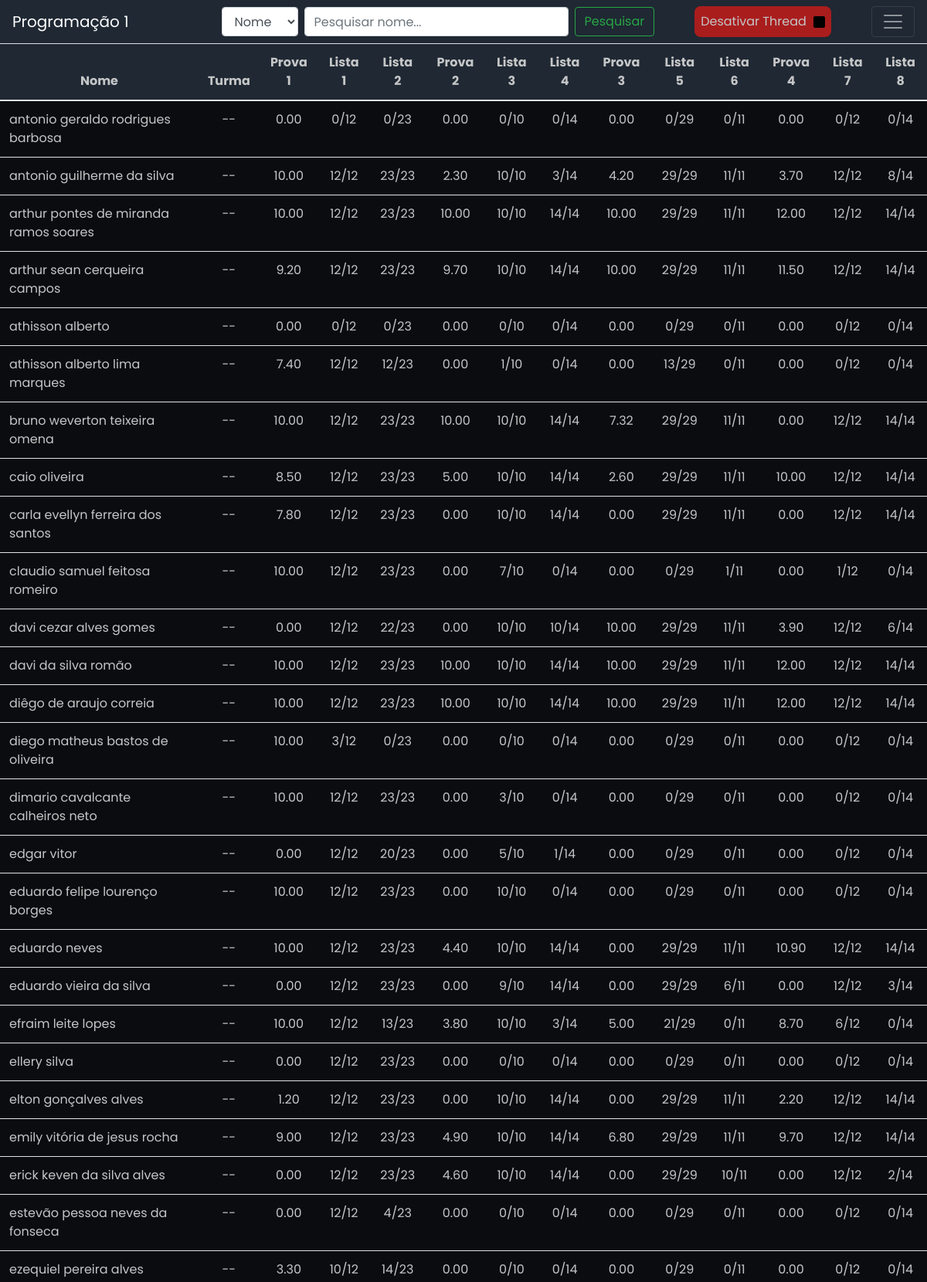
The app's page /classroom/22.2/individual (signed in, upper part) with its own data.
### app/models.py (models this page shows, shortened)
class Student(models.Model):
    name = models.CharField(max_length=100)
    classroom = models.ForeignKey(Classroom, on_delete=models.CASCADE)
    course = models.CharField(max_length=2, default='--')
    id_huxley = models.IntegerField(default=0)
    list1 = models.DecimalField(default=0.0, max_digits=4, decimal_places=0)
    list2 = models.DecimalField(default=0.0, max_digits=4, decimal_places=0)
    list3 = models.DecimalField(default=0.0, max_digits=4, decimal_places=0)
    list4 = models.DecimalField(default=0.0, max_digits=4, decimal_places=0)
    list5 = models.DecimalField(default=0.0, max_digits=4, decimal_places=0)
    list6 = models.DecimalField(default=0.0, max_digits=4, decimal_places=0)
    list7 = models.DecimalField(default=0.0, max_digits=4, decimal_places=0)
    list8 = models.DecimalField(default=0.0, max_digits=4, decimal_places=0)
    test1 = models.DecimalField(default=0.0, max_digits=4, decimal_places=2)
    test2 = models.DecimalField(default=0.0, max_digits=4, decimal_places=2)
    test3 = models.DecimalField(default=0.0, max_digits=4, decimal_places=2)
    test4 = models.DecimalField(default=0.0, max_digits=4, decimal_places=2)
    reav = models.DecimalField(default=0.0, max_digits=4, decimal_places=2)
    final = models.DecimalField(default=0.0, max_digits=4, decimal_places=2)
    mean = models.DecimalField(default=0.0, max_digits=4, decimal_places=2)
    situation = models.CharField(max_length=20, default='EM ANÁLISE')

### app/views.py (the view)
# urls.py: path('classroom/<str:name>/individual', classroom_view_individual, name='classroom-individual'),
def classroom_view_individual(request, name):
    context = {}
    classroom = Classroom.objects.get(name=name)
    context['headers'] = [   'Nome', 'Turma','Prova 1', 'Lista 1',
                            'Lista 2', 'Prova 2', 'Lista 3',
                            'Lista 4', 'Prova 3', 'Lista 5',
                            'Lista 6', 'Prova 4', 'Lista 7', 'Lista 8']
    context['students'] = classroom.student_set.all()
    context['nameClassroom'] = name
    context['thread'] = StateThread.objects.get().state
    return render(request, 'classroom-individual.html', context)

### app/templates/app/classroom-individual.html (shortened to what this page needs)
{% extends 'base.html' %}
{% load static %}
{% block content %}
<link rel="stylesheet" href="{% static 'css/classroom.css' %}">
<nav class="navbar navbar-color navbar-dark">
    <a href="{% url 'index' %}" class="navbar-brand" style="color: white;">Programação 1</a>
    <form action="" method="POST" class="form-inline my-2 my-lg-0">
        <select id="select" class="form-control mr-sm-2" name="select">
            <option id="nome" class="selected" value="nome">Nome</option>
        </select>
        <input class="form-control mr-sm-2" type="search" placeholder="Pesquisar nome..." name="search"
            aria-label="Search">
        <button class="btn btn-outline-success my-2 my-sm-0" type="submit">Pesquisar</button>
    </form>
    {% if user.is_superuser %}
    {% if thread == 'deactive' %}
    <a href="{% url 'thread' name=nameClassroom %}">
        <button class="ativar-thread-button">
            <p>Ativar Thread</p>
            <img src="{% static 'util/img/play.png' %}" class="icon-state-thread"
                alt="ativar a thread de atualizar notas">
        </button>
    </a>
    {% else %}
    <a href="{% url 'thread' name=nameClassroom%}">
        <button class="desativar-thread-button">
            <p>Desativar Thread</p>
            <img src="{% static 'util/img/stop.png' %}" class="icon-state-thread"
                alt="desativar a thread de atualizar notas">
        </button>
    </a>
    {% endif %}
    {% endif %}
    <button class="navbar-toggler" type="button" data-toggle="collapse" data-target="#navbarText"
        aria-controls="navbarText" aria-expanded="false" aria-label="Toggle navigation">
        <span class="navbar-toggler-icon"></span>
    </button>
</nav>
<div class="background-table">
    <table class="table ">
        <thead class="header-color">
            <tr>
                {% for header in headers %}
                <th class="center" scope="col">{{header}}</th>
                {% endfor%}
            </tr>
        </thead>
        <tbody>
            {%for student in students%}
            <tr>
                <td class="">{{student.name}}</td>
                <td class="center">{{student.course}}</td>
                <td class="center">{{student.test1}}</td>
                <td class="center">{{student.list1}}/12</td>
                <td class="center">{{student.list2}}/23</td>
                <td class="center">{{student.test2}}</td>
                <td class="center">{{student.list3}}/10</td>
                <td class="center">{{student.list4}}/14</td>
                <td class="center">{{student.test3}}</td>
                <td class="center">{{student.list5}}/29</td>
                <td class="center">{{student.list6}}/11</td>
                <td class="center">{{student.test4}}</td>
                <td class="center">{{student.list7}}/12</td>
                <td class="center">{{student.list8}}/14</td>
            </tr>
            {% endfor %}
        </tbody>
    </table>
</div>
{% endblock %}

### app/templates/app/base.html (shortened to what this page needs)
{% load static %}
<!DOCTYPE html>
<html lang="pt-br">
<head>
    <link rel="stylesheet" href="https://cdn.jsdelivr.net/npm/bootstrap@4.3.1/dist/css/bootstrap.min.css"
>
</head>
<body>
    {% block content %}
    {% endblock %}
</body>
</html>

### static/css/classroom.css (style rules this page uses)
:root { --bg-primary: #0b0c10; --text-color: #c5c6c7; --bg-secondary: #1f2833; --accent-primary: #66fcf1; --accent-secondary: #45a29e; --bg-deactive: #3ab33c; --bg-active: #a91d1d; }
* { font-family: 'Poppins', sans-serif; box-sizing: border-box; color: var(--text-color); }
.background-table { background-color: var(--bg-primary); }
.navbar-color { background-color: var(--bg-secondary); }
a, a[href], button { text-decoration: none; cursor: pointer; }
p { display: inline; }
.desativar-thread-button { flex-direction: row; justify-content: center; align-items: center; align-content: center; background-color: var(--bg-active); border: none; border-radius: 8px; padding: 8px; }
.icon-state-thread { width: 20px; padding-left: 5px; }
.center { text-align: center; }
.header-color { background-color: var(--bg-secondary); }
thead>tr>th { position: sticky; top: 0; background-color: var(--bg-secondary); }

### records on screen
Student: name "antonio geraldo rodrigues barbosa", course "--", test1 "0.00", list1 "0", list2 "0", test2 "0.00", list3 "0", list4 "0", test3 "0.00", list5 "0", list6 "0", test4 "0.00", list7 "0", list8 "0"
Student: name "antonio guilherme da silva", course "--", test1 "10.00", list1 "12", list2 "23", test2 "2.30", list3 "10", list4 "3", test3 "4.20", list5 "29", list6 "11", test4 "3.70", list7 "12", list8 "8"
Student: name "arthur pontes de miranda ramos soares", course "--", test1 "10.00", list1 "12", list2 "23", test2 "10.00", list3 "10", list4 "14", test3 "10.00", list5 "29", list6 "11", test4 "12.00", list7 "12", list8 "14"
Student: name "arthur sean cerqueira campos", course "--", test1 "9.20", list1 "12", list2 "23", test2 "9.70", list3 "10", list4 "14", test3 "10.00", list5 "29", list6 "11", test4 "11.50", list7 "12", list8 "14"
Student: name "athisson alberto", course "--", test1 "0.00", list1 "0", list2 "0", test2 "0.00", list3 "0", list4 "0", test3 "0.00", list5 "0", list6 "0", test4 "0.00", list7 "0", list8 "0"
Student: name "athisson alberto lima marques", course "--", test1 "7.40", list1 "12", list2 "12", test2 "0.00", list3 "1", list4 "0", test3 "0.00", list5 "13", list6 "0", test4 "0.00", list7 "0", list8 "0"
Student: name "bruno weverton teixeira omena", course "--", test1 "10.00", list1 "12", list2 "23", test2 "10.00", list3 "10", list4 "14", test3 "7.32", list5 "29", list6 "11", test4 "0.00", list7 "12", list8 "14"
Student: name "caio oliveira", course "--", test1 "8.50", list1 "12", list2 "23", test2 "5.00", list3 "10", list4 "14", test3 "2.60", list5 "29", list6 "11", test4 "10.00", list7 "12", list8 "14"
Student: name "carla evellyn ferreira dos santos", course "--", test1 "7.80", list1 "12", list2 "23", test2 "0.00", list3 "10", list4 "14", test3 "0.00", list5 "29", list6 "11", test4 "0.00", list7 "12", list8 "14"
Student: name "claudio samuel feitosa romeiro", course "--", test1 "10.00", list1 "12", list2 "23", test2 "0.00", list3 "7", list4 "0", test3 "0.00", list5 "0", list6 "1", test4 "0.00", list7 "1", list8 "0"
Student: name "davi cezar alves gomes", course "--", test1 "0.00", list1 "12", list2 "22", test2 "0.00", list3 "10", list4 "10", test3 "10.00", list5 "29", list6 "11", test4 "3.90", list7 "12", list8 "6"
Student: name "davi da silva romão", course "--", test1 "10.00", list1 "12", list2 "23", test2 "10.00", list3 "10", list4 "14", test3 "10.00", list5 "29", list6 "11", test4 "12.00", list7 "12", list8 "14"
Student: name "diêgo de araujo correia", course "--", test1 "10.00", list1 "12", list2 "23", test2 "10.00", list3 "10", list4 "14", test3 "10.00", list5 "29", list6 "11", test4 "12.00", list7 "12", list8 "14"
Student: name "diego matheus bastos de oliveira", course "--", test1 "10.00", list1 "3", list2 "0", test2 "0.00", list3 "0", list4 "0", test3 "0.00", list5 "0", list6 "0", test4 "0.00", list7 "0", list8 "0"
Student: name "dimario cavalcante calheiros neto", course "--", test1 "10.00", list1 "12", list2 "23", test2 "0.00", list3 "3", list4 "0", test3 "0.00", list5 "0", list6 "0", test4 "0.00", list7 "0", list8 "0"
Student: name "edgar vitor", course "--", test1 "0.00", list1 "12", list2 "20", test2 "0.00", list3 "5", list4 "1", test3 "0.00", list5 "0", list6 "0", test4 "0.00", list7 "0", list8 "0"
Student: name "eduardo felipe lourenço borges", course "--", test1 "10.00", list1 "12", list2 "23", test2 "0.00", list3 "10", list4 "0", test3 "0.00", list5 "0", list6 "0", test4 "0.00", list7 "0", list8 "0"
Student: name "eduardo neves", course "--", test1 "10.00", list1 "12", list2 "23", test2 "4.40", list3 "10", list4 "14", test3 "0.00", list5 "29", list6 "11", test4 "10.90", list7 "12", list8 "14"
Student: name "eduardo vieira da silva", course "--", test1 "0.00", list1 "12", list2 "23", test2 "0.00", list3 "9", list4 "14", test3 "0.00", list5 "29", list6 "6", test4 "0.00", list7 "12", list8 "3"
Student: name "efraim leite lopes", course "--", test1 "10.00", list1 "12", list2 "13", test2 "3.80", list3 "10", list4 "3", test3 "5.00", list5 "21", list6 "0", test4 "8.70", list7 "6", list8 "0"
Student: name "ellery silva", course "--", test1 "0.00", list1 "12", list2 "23", test2 "0.00", list3 "0", list4 "0", test3 "0.00", list5 "0", list6 "0", test4 "0.00", list7 "0", list8 "0"
Student: name "elton gonçalves alves", course "--", test1 "1.20", list1 "12", list2 "23", test2 "0.00", list3 "10", list4 "14", test3 "0.00", list5 "29", list6 "11", test4 "2.20", list7 "12", list8 "14"
Student: name "emily vitória de jesus rocha", course "--", test1 "9.00", list1 "12", list2 "23", test2 "4.90", list3 "10", list4 "14", test3 "6.80", list5 "29", list6 "11", test4 "9.70", list7 "12", list8 "14"
Student: name "erick keven da silva alves", course "--", test1 "0.00", list1 "12", list2 "23", test2 "4.60", list3 "10", list4 "14", test3 "0.00", list5 "29", list6 "10", test4 "0.00", list7 "12", list8 "2"
Student: name "estevão pessoa neves da fonseca", course "--", test1 "0.00", list1 "12", list2 "4", test2 "0.00", list3 "0", list4 "0", test3 "0.00", list5 "0", list6 "0", test4 "0.00", list7 "0", list8 "0"
Student: name "ezequiel pereira alves", course "--", test1 "3.30", list1 "10", list2 "14", test2 "0.00", list3 "0", list4 "0", test3 "0.00", list5 "0", list6 "0", test4 "0.00", list7 "0", list8 "0"

### other values on screen
{{ header }} "Nome" "Turma" "Prova 1" "Lista 1" "Lista 2" "Prova 2" "Lista 3" "Lista 4" "Prova 3" "Lista 5" "Lista 6" "Prova 4" "Lista 7" "Lista 8"
